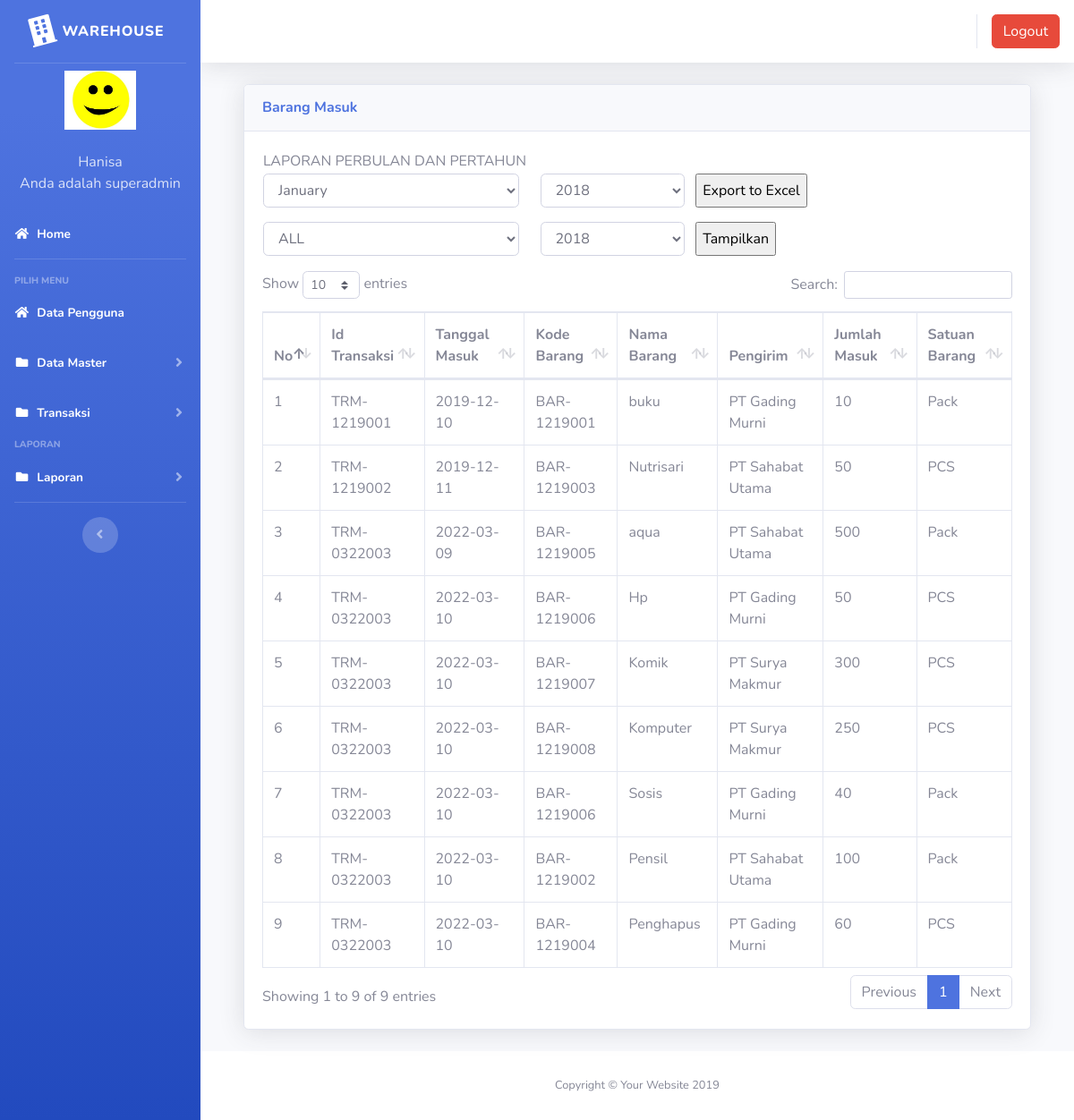
/index3.php?page=laporan_barangmasuk (signed in), run on the app's committed database.
### tables this page shows
CREATE TABLE `users` (
  `id` int(11) NOT NULL,
  `nik` varchar(10) NOT NULL,
  `nama` varchar(100) NOT NULL,
  `alamat` varchar(200) NOT NULL,
  `telepon` varchar(100) NOT NULL,
  `username` varchar(100) NOT NULL,
  `password` varchar(100) NOT NULL,
  `level` varchar(25) NOT NULL DEFAULT 'member',
  `foto` varchar(25) NOT NULL
);

CREATE TABLE `barang_masuk` (
  `id` int(11) NOT NULL,
  `id_transaksi` varchar(100) NOT NULL,
  `tanggal` date NOT NULL,
  `kode_barang` varchar(100) NOT NULL,
  `nama_barang` varchar(100) NOT NULL,
  `pengirim` varchar(100) NOT NULL,
  `jumlah` varchar(100) NOT NULL,
  `satuan` varchar(100) NOT NULL
);

### page/laporan/laporan_barangmasuk.php (the view, shortened to what this page needs)
        <div class="container-fluid">
          <div class="card shadow mb-4">
            <div class="card-header py-3">
              <h6 class="m-0 font-weight-bold text-primary">Barang Masuk</h6>
            </div>
            <div class="card-body">
	 	 	<table >
        <tr><td>
            LAPORAN PERBULAN DAN PERTAHUN
        </td></tr>
        <tr>
            <td width="50%">
<form action="page/laporan/export_laporan_barangmasuk_excel.php" method="post">
	<div class="row form-group">
		<div class="col-md-5">
		<select class="form-control " name="bln">
    						<option value="1" selected="">January</option>
        			</select>
        		</div>
        		<div class="col-md-3">
        		<?php
$now=date('Y');
echo "<select name='thn' class='form-control'>";
for ($a=2018;$a<=$now;$a++)
{
     echo "<option value='$a'>$a</option>";
}
echo "</select>";
?>
</div>
	<input type="submit" class="" name="submit" value="Export to Excel">
	</div>
	</form>
	<form id="Myform1">
    <div class="row form-group">
        <div class="col-md-5">
        <select class="form-control " name="bln">
                            <option value="all" selected="">ALL</option>
                    </select>
                </div>
                <div class="col-md-3">
                <?php
$now=date('Y');
echo "<select name='thn' class='form-control'>";
for ($a=2018;$a<=$now;$a++)
{
     echo "<option value='$a'>$a</option>";
}
echo "</select>";
?>
</div>
    <input type="submit" class="" name="submit2"  value="Tampilkan">
    </div>
    </form>
    </td>
   </table>
	<div class="tampung1">
              <div class="table-responsive">
                <table class="table table-bordered" id="dataTable" width="100%" cellspacing="0">
                <thead>
                                        <tr>
											<th>No</th>
											<th>Id Transaksi</th>
											<th>Tanggal Masuk</th>
											<th>Kode Barang</th>
											<th>Nama Barang</th>
											<th>Pengirim</th>
											<th>Jumlah Masuk</th>
											<th>Satuan Barang</th>
                                        </tr>
										</thead>
                  <tbody>
                    <?php
									$no = 1;
									$sql = $koneksi->query("select * from barang_masuk");
									while ($data = $sql->fetch_assoc()) {
									?>
                                        <tr>
                                            <td><?php echo $no++; ?></td>
											<td><?php echo $data['id_transaksi'] ?></td>
											<td><?php echo $data['tanggal'] ?></td>
											<td><?php echo $data['kode_barang'] ?></td>
											<td><?php echo $data['nama_barang'] ?></td>
											<td><?php echo $data['pengirim'] ?></td>
											<td><?php echo $data['jumlah'] ?></td>
											<td><?php echo $data['satuan'] ?></td>
                                        </tr>
									<?php }?>
										   </tbody>
                                </table>
              </div>
            </div>
          </div>
        </div>

### index3.php (shortened to what this page needs)
<?php
	$koneksi = new mysqli("localhost","root","","inventori");
	?>
<!DOCTYPE html>
<html lang="en">
<head>
  <link href="vendor/fontawesome-free/css/all.min.css" rel="stylesheet" type="text/css">
  <link href="css/sb-admin-2.min.css" rel="stylesheet">
  <link href="vendor/datatables/dataTables.bootstrap4.min.css" rel="stylesheet">
</head>
<body id="page-top">
  <div id="wrapper">
    <ul class="navbar-nav bg-gradient-primary sidebar sidebar-dark accordion" id="accordionSidebar">
      <a class="sidebar-brand d-flex align-items-center justify-content-center" href="index3.php">
        <div class="sidebar-brand-icon rotate-n-15">
          <i class="fas fa-building"></i>
        </div>
        <div class="sidebar-brand-text mx-2">WareHouse</div>
      </a>
      <hr class="sidebar-divider my-0">
 <?php
   if ($_SESSION['superadmin']) {
	   $user = $_SESSION['superadmin'];
   }
   $sql =$koneksi->query("select * from users where id='$user'");
   $data = $sql->fetch_assoc();
   ?>
    <li class="d-flex align-items-center justify-content-center">
        <a class="nav-link">
		 <img src="img/<?php echo $data['foto']?>" class="img-circle" width="80" alt="User"/></a>
	  </li>
		 <li class="nav-item ">
        <a class="nav-link">
         	<div class="d-flex align-items-center justify-content-center" class="name">  <?php echo  $data['nama'];?></div></font>
			<div class="d-flex align-items-center justify-content-center" class="email">Anda adalah <?php echo $data['level'];?></div>
		 </a>
      </li>
      <li class="nav-item active">
        <a class="nav-link" href="?page=home3">
          <i class="fas fa-fw fa-home"></i>
          <span>Home</span></a>
      </li>
      <hr class="sidebar-divider">
      <div class="sidebar-heading">
        Pilih Menu
      </div>
	    <li class="nav-item active">
        <a class="nav-link" href="?page=pengguna">
          <i class="fas fa-fw fa-home"></i>
          <span>Data Pengguna</span></a>
      </li>
	   <li class="nav-item active">
        <a class="nav-link collapsed" href="#" data-toggle="collapse" data-target="#collapseData" aria-expanded="true" aria-controls="collapseData">
          <i class="fas fa-fw fa-folder"></i>
          <span>Data Master</span>
        </a>
      </li>
	    <li class="nav-item active">
        <a class="nav-link collapsed" href="#" data-toggle="collapse" data-target="#collapsePages" aria-expanded="true" aria-controls="collapsePages">
          <i class="fas fa-fw fa-folder"></i>
          <span>Transaksi</span>
        </a>
      </li>
      <div class="sidebar-heading">
        Laporan
      </div>
	     <li class="nav-item active">
        <a class="nav-link collapsed" href="#" data-toggle="collapse" data-target="#collapseLaporan" aria-expanded="true" aria-controls="collapseLaporan">
          <i class="fas fa-fw fa-folder"></i>
          <span>Laporan</span>
        </a>
      </li>
      <hr class="sidebar-divider d-none d-md-block">
      <div class="text-center d-none d-md-inline">
        <button class="rounded-circle border-0" id="sidebarToggle"></button>
      </div>
    </ul>
    <div id="content-wrapper" class="d-flex flex-column">
      <div id="content">
        <nav class="navbar navbar-expand navbar-light bg-white topbar mb-4 static-top shadow">
          <ul class="navbar-nav ml-auto">
            <li class="nav-item dropdown no-arrow">
			 <div class="top-menu">
        <ul class="nav pull-right top-menu">
           <li><a onclick="return confirm('Apakah anda yakin akan logout?')" class="btn btn-danger" class="logout" href="logout.php">Logout</a></li>
        </ul>
      </div>
            </li>
          </ul>
        </nav>
        <div class="container-fluid">
		 <section class="content">
		      <?php
			   $page = $_GET['page'];
			   $aksi = $_GET['aksi'];
				    if ($page == "laporan_barangmasuk") {
				   if ($aksi == "") {
					   include "page/laporan/laporan_barangmasuk.php";
				   }
					}
			   ?>
    </section>
</div>
      <footer class="sticky-footer bg-white">
        <div class="container my-auto">
          <div class="copyright text-center my-auto">
            <span>Copyright &copy; Your Website 2019</span>
          </div>
        </div>
      </footer>
    </div>
  </div>
  </div>
</body>
</html>

### data on the page
users: foto (picture), nama "Hanisa", level "superadmin"
barang_masuk: id_transaksi "TRM-1219001", tanggal "2019-12-10", kode_barang "BAR-1219001", nama_barang "buku", pengirim "PT Gading Murni", jumlah "10", satuan "Pack"
barang_masuk: id_transaksi "TRM-1219002", tanggal "2019-12-11", kode_barang "BAR-1219003", nama_barang "Nutrisari", pengirim "PT Sahabat Utama", jumlah "50", satuan "PCS"
barang_masuk: id_transaksi "TRM-0322003", tanggal "2022-03-09", kode_barang "BAR-1219005", nama_barang "aqua", pengirim "PT Sahabat Utama", jumlah "500", satuan "Pack"
barang_masuk: id_transaksi "TRM-0322003", tanggal "2022-03-10", kode_barang "BAR-1219006", nama_barang "Hp", pengirim "PT Gading Murni", jumlah "50", satuan "PCS"
barang_masuk: id_transaksi "TRM-0322003", tanggal "2022-03-10", kode_barang "BAR-1219007", nama_barang "Komik", pengirim "PT Surya Makmur", jumlah "300", satuan "PCS"
barang_masuk: id_transaksi "TRM-0322003", tanggal "2022-03-10", kode_barang "BAR-1219008", nama_barang "Komputer", pengirim "PT Surya Makmur", jumlah "250", satuan "PCS"
barang_masuk: id_transaksi "TRM-0322003", tanggal "2022-03-10", kode_barang "BAR-1219006", nama_barang "Sosis", pengirim "PT Gading Murni", jumlah "40", satuan "Pack"
barang_masuk: id_transaksi "TRM-0322003", tanggal "2022-03-10", kode_barang "BAR-1219002", nama_barang "Pensil", pengirim "PT Sahabat Utama", jumlah "100", satuan "Pack"
barang_masuk: id_transaksi "TRM-0322003", tanggal "2022-03-10", kode_barang "BAR-1219004", nama_barang "Penghapus", pengirim "PT Gading Murni", jumlah "60", satuan "PCS"

### other printed values
form field thn "2018"
